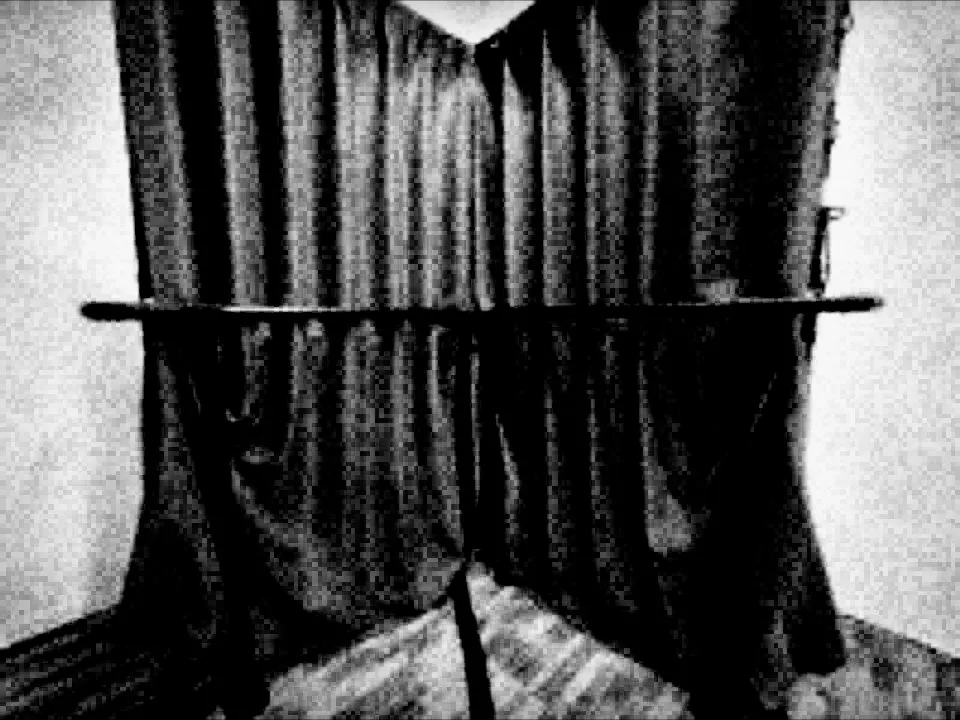
#> input picture website/assets/camera-01-doll.webp, 960 x 720 px, given in place of camera-03.webp, which was not available
$ python render-camera-quest.py
#> lines starting #> are read from the running program, lines starting #| are printed output that depends on the picture; pictures that were not available may be replaced by others from this repository, and a replacement may not be noted
"""Still-frame recreation of the Quest ScreenComposite path.

Values and operation order come from ScreenComposite.shader, CameraFeelFx,
CameraFeelLogic, ShowControlClient and tools/web-compositor/show.json.
This is a still preview, not a headset capture.
"""
from pathlib import Path
import sys

import numpy as np
from PIL import Image


ROOT = Path(__file__).resolve().parents[2]
CAMERA = sys.argv[1] if len(sys.argv) > 1 else "03"
if CAMERA not in ("01", "02", "03"):
    raise SystemExit("camera must be 01, 02 or 03")
SOURCE = ROOT / f"website/assets/camera-{CAMERA}.webp"
TARGET = Path(sys.argv[2]).resolve() if len(sys.argv) > 2 else ROOT / f"output/mawarimi-camera{CAMERA}-quest-full-preview.png"
DOLL = "--doll" in sys.argv[3:]
W, H = 1280, 720


def srgb_to_linear(c):
    return np.where(c <= 0.04045, c / 12.92, ((c + 0.055) / 1.055) ** 2.4)


def linear_to_srgb(c):
    c = np.clip(c, 0, 1)
    return np.where(c <= 0.0031308, 12.92 * c, 1.055 * c ** (1 / 2.4) - 0.055)


def frac(a):
    return a - np.floor(a)


def hash21(px, py):
    x = frac(px * 123.34)
    y = frac(py * 456.21)
    d = x * (x + 45.32) + y * (y + 45.32)
    x = x + d
    y = y + d
    return frac(x * y)


source = Image.open(SOURCE).convert("RGB")
#> source is the input picture: PIL image 960x720 RGB; mean R, G, B 85.9, 85.9, 85.9
sw, sh = source.size
#> sw = 960; sh = 720
source_srgb = np.asarray(source, dtype=np.float32) / 255.0
source_linear = srgb_to_linear(source_srgb)

# The runtime samples a 16x16 grid from the incoming Texture2D for AGC.
step_x, step_y = max(1, sw // 16), max(1, sh // 16)
#> step_x = 60; step_y = 45
sampled = source_linear[::step_y, ::step_x]
observed = np.mean(np.sum(sampled * [0.299, 0.587, 0.114], axis=2))
#> observed = 0.228
steady_bias = np.clip(np.log2(0.34 / observed), -0.8, 0.8) * 0.7
#> steady_bias = 0.402

# 4:3 phone image contained in the 16:9 Quest screen.
fit_w = round(H * sw / sh)
#> fit_w = 960
left = (W - fit_w) // 2
#> left = 160
rgb = np.zeros((H, W, 3), dtype=np.float32)
if DOLL:
    # Shown=1: 267 blocks across the Quest frame, about 200 across the image.
    sampled_source = source.resize((200, 150), Image.Resampling.BOX).resize(
        (fit_w, H), Image.Resampling.BILINEAR
    )
else:
    sampled_source = source.resize((fit_w, H), Image.Resampling.BILINEAR)
rgb[:, left:left + fit_w] = np.asarray(sampled_source, dtype=np.float32) / 255.0
col = srgb_to_linear(rgb)

yy, xx = np.mgrid[0:H, 0:W].astype(np.float32)
u = (xx + 0.5) / W
v = 1 - (yy + 0.5) / H
r2 = np.clip(((u - 0.5) ** 2 + (v - 0.5) ** 2) * 4, 0, 1)

# SampleBase: veiling glare from a broad texture mip (LOD + 4.5).
# The Quest path enables this only when the live source has mipmaps.
mip_w = max(1, round(sw / (2 ** 4.5)))
#> mip_w = 42
mip_h = max(1, round(sh / (2 ** 4.5)))
#> mip_h = 32
wide = source.resize((mip_w, mip_h), Image.Resampling.BOX).resize(
    (fit_w, H), Image.Resampling.BILINEAR
)
wide_linear = srgb_to_linear(np.asarray(wide, dtype=np.float32) / 255.0)
sharp = col[:, left:left + fit_w]
sharp += np.maximum(wide_linear - np.maximum(sharp, 0.45), 0) * (0.55 * 2.2)
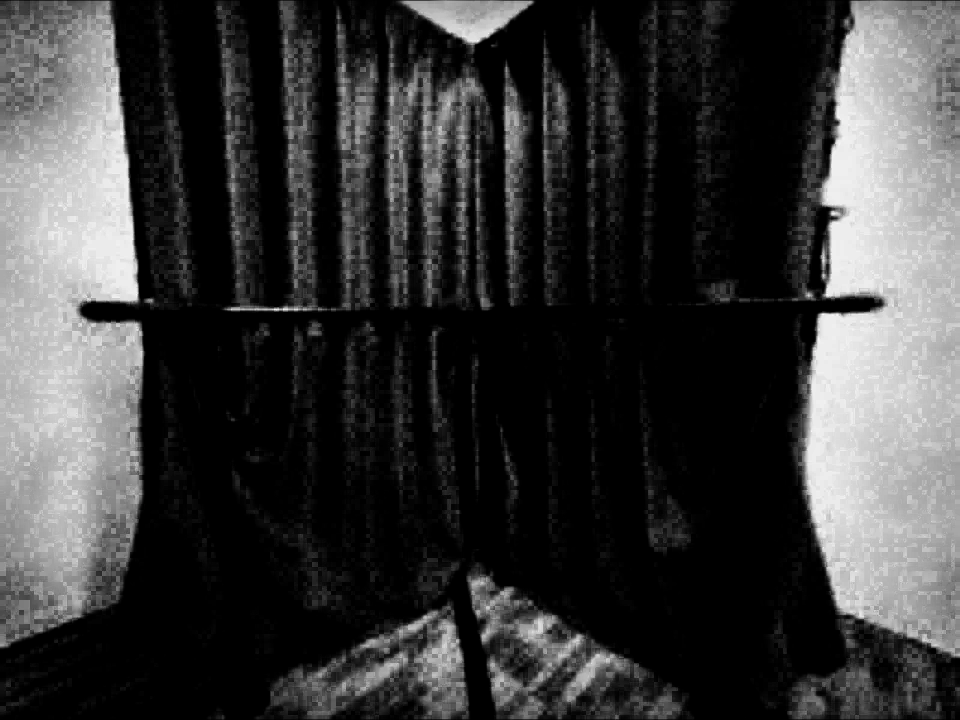
#> sharp: shape (720, 960, 3) float32; mean R, G, B 0.227, 0.227, 0.227

# Lens -> sensor -> ISP. First-lap steady frame: no cue, no glitch, no night mode.
col *= 1 - (0.54 if DOLL else 0.38) * 0.58 * r2[..., None] ** 2
src_x = np.floor(np.clip((u - left / W) * sw * W / fit_w, 0, sw - 1))
src_y = np.floor(np.clip((1 - v) * sh, 0, sh - 1))
lum = np.maximum(np.sum(col * [0.299, 0.587, 0.114], axis=2), 0)
grain_px = 3.2 if DOLL else 1
amp = (np.sqrt(lum) * 0.030 + 0.10 * 0.30) * (3.6 if DOLL else 1) / grain_px ** 0.6
nx, ny = np.floor(src_x / grain_px), np.floor(src_y / grain_px)
col += (hash21(nx, ny) - 0.5)[..., None] * amp[..., None]
cx, cy = np.floor(nx * 0.5), np.floor(ny * 0.5)
cn = np.stack([
    hash21(cx, cy),
    hash21(cx + 17, cy + 17),
    hash21(cx + 41, cy + 41),
], axis=2) - 0.5
#> in hash21 (call 4), `d = x * (x + 45.32) + y * (y + 45.32)`:
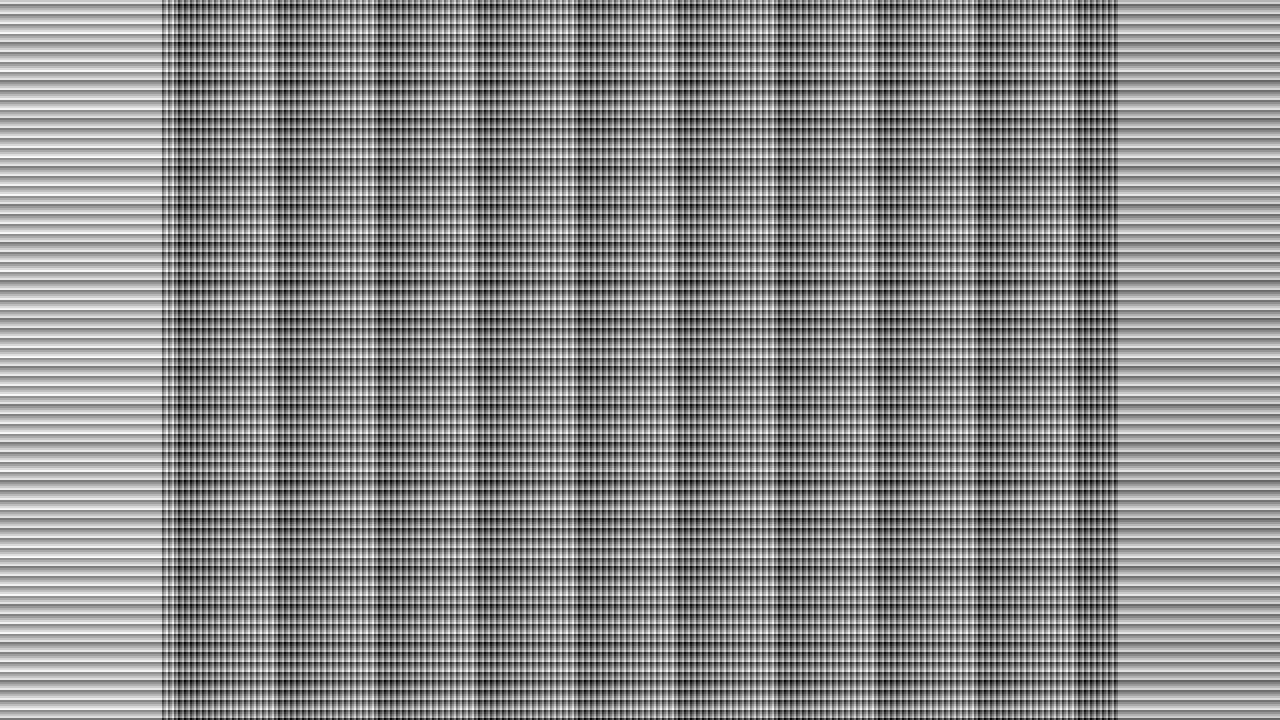
#> d: shape (720, 1280) float32; min 0, max 91.16, mean 49.5; drawn with min black and max white
#> in frac (call 12), `return a - np.floor(a)`:
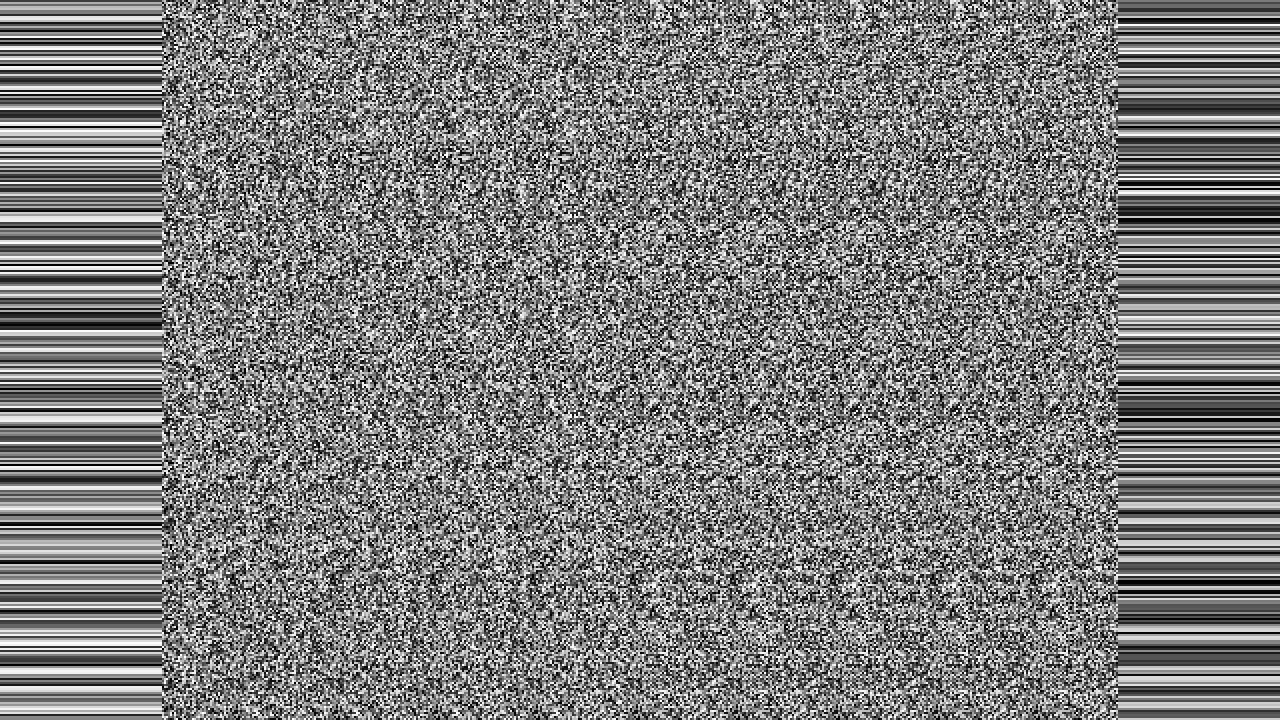
#> returned value: shape (720, 1280) float32; min 0, max 1, mean 0.493
cn -= cn.mean(axis=2, keepdims=True)
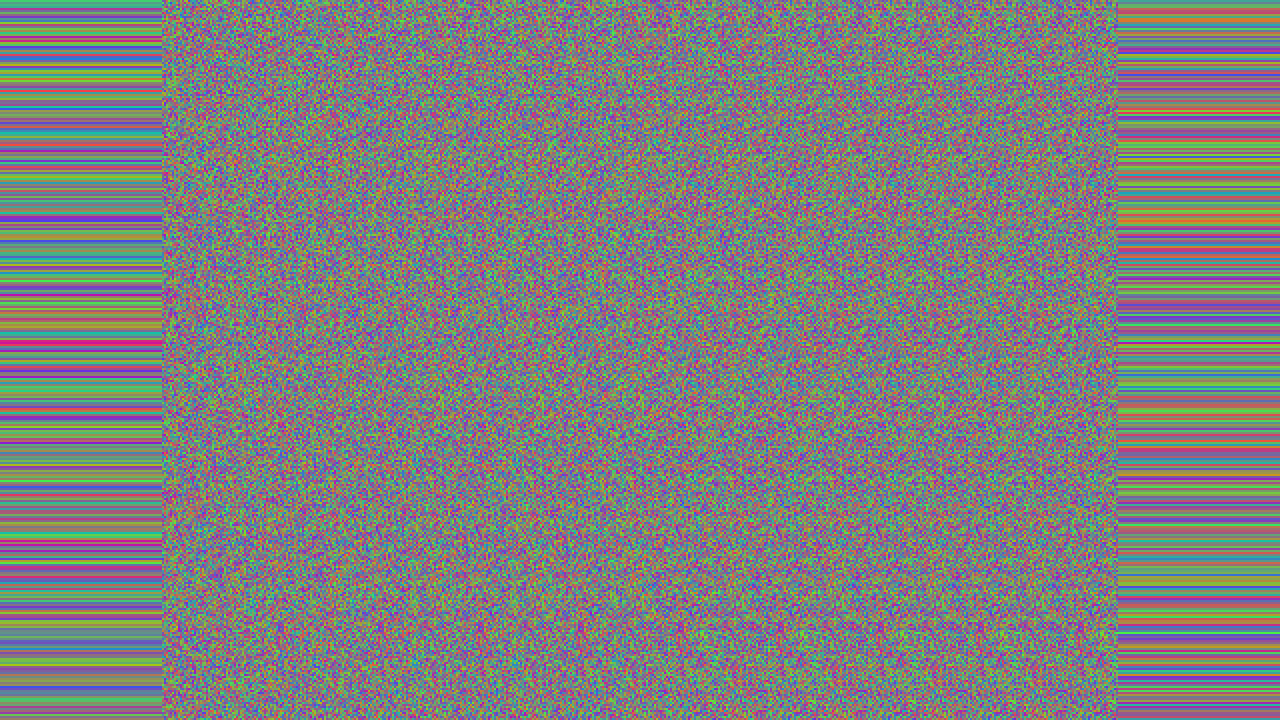
#> cn: shape (720, 1280, 3) float32; mean of channels 0, 1, 2 -0.000489, 0.00403, -0.00354; drawn with min black and max white
col += cn * amp[..., None] * 0.55
fixed = (hash21(src_x, src_y) - 0.5) + (
    hash21(np.floor(src_x * 0.04), np.floor(src_y * 0.04)) - 0.5
) * 1.8
col *= (1 + fixed[..., None] * 0.035)
col *= 2 ** (-1.75 + steady_bias + (0.95 if DOLL else 0))
col[..., 0] *= 1 + 0.25 * 0.48
col[..., 2] *= 1 - 0.25 * 0.48
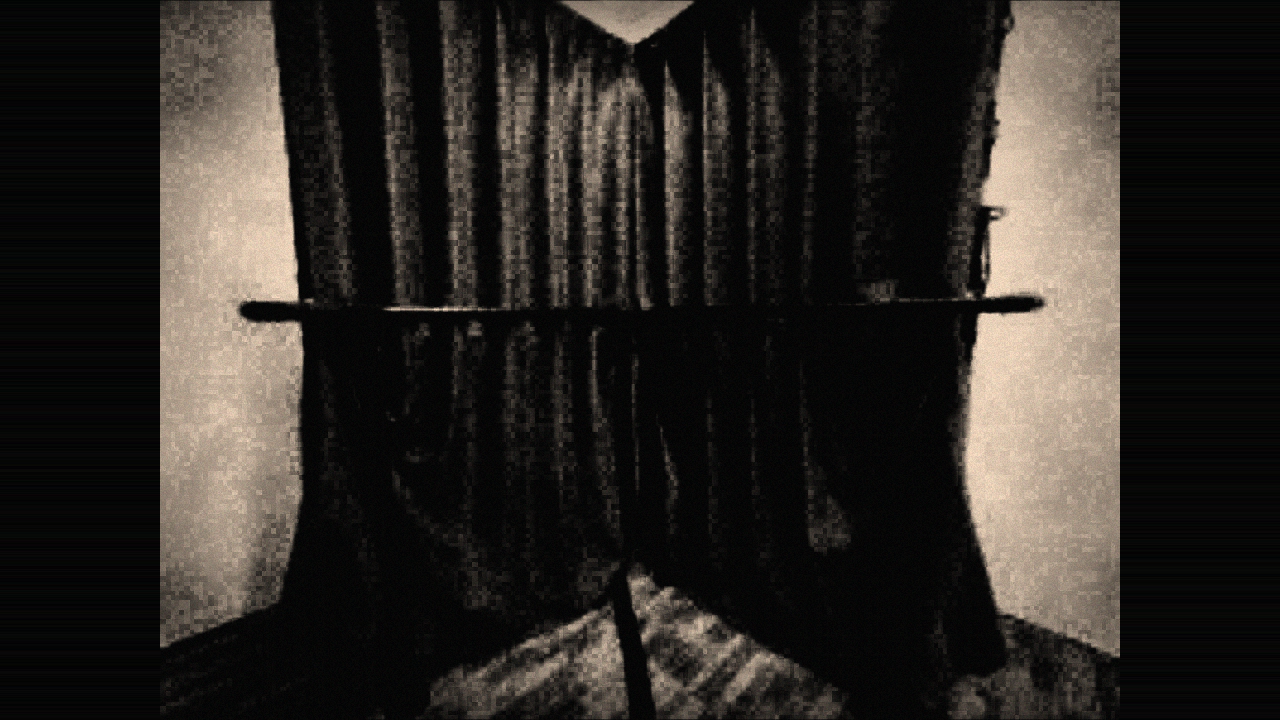
#> col: shape (720, 1280, 3) float32; mean R, G, B 0.0679, 0.0606, 0.0533; drawn with min black and max white
col = (col - 0.5) * (1.22 if DOLL else 1.12) + 0.5
col = col * (1 - 0.02) + 0.02
lum = np.sum(col * ([0.52, 0.34, 0.14] if DOLL else [0.299, 0.587, 0.114]), axis=2)
sat = 0.52 + (1 - 0.52) * np.clip(lum * 3.33, 0, 1) * 0.85
if DOLL:
    sat = np.zeros_like(sat)
col = lum[..., None] + (col - lum[..., None]) * sat[..., None]
if DOLL:
    display = linear_to_srgb(col)
    display_luma = np.sum(display * [0.299, 0.587, 0.114], axis=2)
    t = np.clip((display_luma - 0.10) / 0.60, 0, 1)
    target_luma = 0.90 * t * t * (3 - 2 * t) + 0.10 * display_luma
    col = srgb_to_linear(np.clip(display + (target_luma - display_luma)[..., None], 0, 1))

# CRT glass SDF: exact rounded-rectangle edge function and edge darkness.
aspect = W / H
px, py = (u - 0.5) * 2 * aspect, (v - 0.5) * 2
radius = 0.07
qx, qy = np.abs(px) - (aspect - radius), np.abs(py) - (1 - radius)
d = np.hypot(np.maximum(qx, 0), np.maximum(qy, 0)) + np.minimum(np.maximum(qx, qy), 0) - radius
inner = np.clip(-d / 0.17, 0, 1)
col *= (1 - 0.34 * (1 - inner) ** 2)[..., None]
aa = 2.4 / H
col *= np.clip(-d / aa, 0, 1)[..., None]

if DOLL:
    col = col[:, left:left + fit_w]
out = (linear_to_srgb(col) * 255 + 0.5).astype(np.uint8)
Image.fromarray(out, "RGB").save(TARGET)
print(f"{TARGET} | observed={observed:.4f} steadyBias={steady_bias:.4f} | {Image.open(TARGET).size}")
#| output/mawarimi-camera03-quest-full-preview.png | observed=0.2283 steadyBias=0.4024 | (1280, 720)
